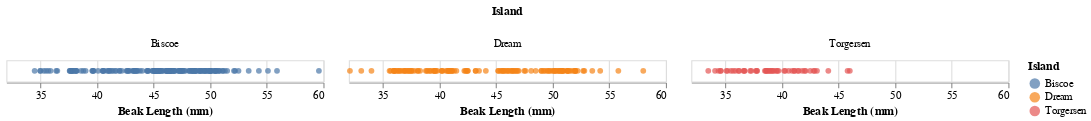

Write notebook code for a chart like this one.
### Markdown cell above
## Position on an Unaligned Scale

### Code cell
alt.Chart(penguins).mark_circle().encode(
    x = alt.X('Beak Length (mm):Q', scale = alt.Scale(zero=False)),
    column = 'Island',
    color = 'Island'
)

### Figure 1 — Vega-Lite specification as saved in the notebook (floating-point values rounded to 4 significant figures; data arrays with more than 128 entries replaced by an {"elided": "..."} marker saying what was removed)
{"config": {"view": {"continuousWidth": 300, "continuousHeight": 300}}, "data": {"name": "data-c46e1ab98ba3fb2ca8b5ae3c04ffafea"}, "mark": {"type": "circle"}, "encoding": {"color": {"field": "Island", "type": "nominal"}, "column": {"field": "Island", "type": "nominal"}, "x": {"field": "Beak Length (mm)", "scale": {"zero": false}, "type": "quantitative"}}, "$schema": "https://vega.github.io/schema/vega-lite/v6.1.0.json", "datasets": {"data-c46e1ab98ba3fb2ca8b5ae3c04ffafea": {"elided": "344 records"}}}
